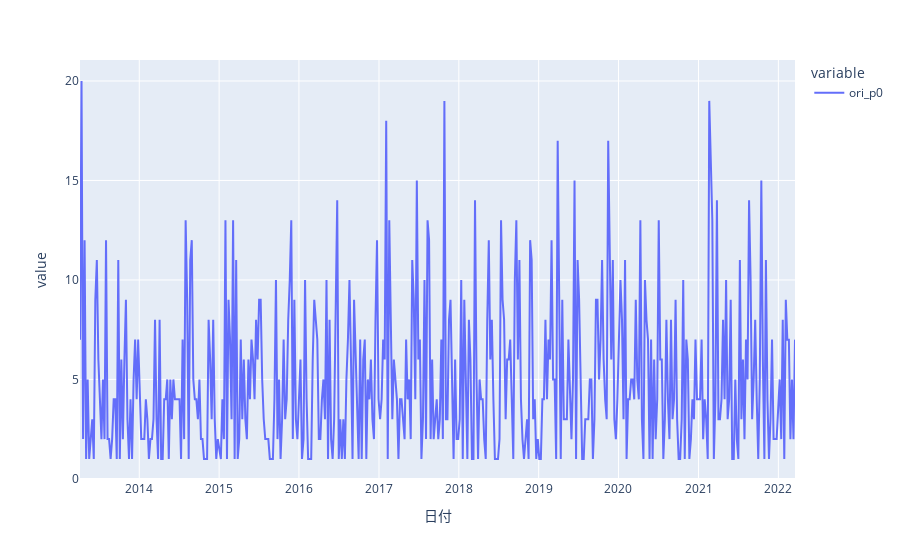

The notebook cell this image was saved under:
### Code cell
px.line(sel_df['ori_p0'])

### Figure 1 — Plotly figure (JSON) as saved in the notebook; plotly's stock layout.template omitted (floating-point values rounded to 4 significant figures; data arrays with more than 128 entries replaced by an {"elided": "..."} marker saying what was removed)
{"data": [{"hovertemplate": "variable=ori_p0<br>日付=%{x}<br>value=%{y}<extra></extra>", "legendgroup": "ori_p0", "line": {"color": "#636efa", "dash": "solid"}, "marker": {"symbol": "circle"}, "mode": "lines", "name": "ori_p0", "orientation": "v", "showlegend": true, "type": "scatter", "x": {"elided": "462 str values"}, "xaxis": "x", "y": {"elided": "462 int values"}, "yaxis": "y"}], "layout": {"autosize": true, "legend": {"title": {"text": "variable"}, "tracegroupgap": 0}, "margin": {"t": 60}, "xaxis": {"anchor": "y", "autorange": true, "domain": [0, 1], "range": ["2013-04-05", "2022-03-18"], "title": {"text": "日付"}, "type": "date"}, "yaxis": {"anchor": "x", "autorange": true, "domain": [0, 1], "range": [-0.05556, 21.06], "title": {"text": "value"}, "type": "linear"}}}
